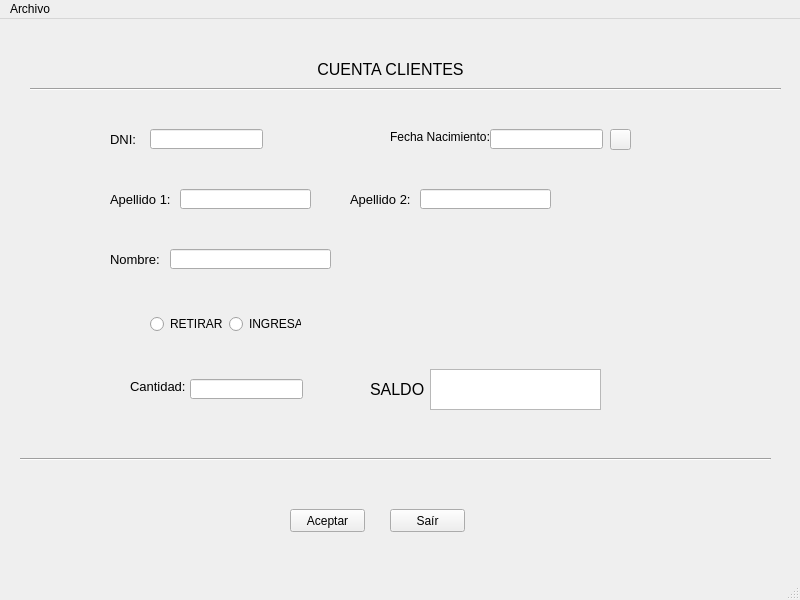
<?xml version="1.0" encoding="UTF-8"?>
<ui version="4.0">
 <class>MainWindow</class>
 <widget class="QMainWindow" name="MainWindow">
  <property name="geometry">
   <rect>
    <x>0</x>
    <y>0</y>
    <width>800</width>
    <height>600</height>
   </rect>
  </property>
  <property name="windowTitle">
   <string>Cuenta Clientes</string>
  </property>
  <widget class="QWidget" name="centralwidget">
   <widget class="QPushButton" name="btAceptar">
    <property name="geometry">
     <rect>
      <x>290</x>
      <y>490</y>
      <width>75</width>
      <height>23</height>
     </rect>
    </property>
    <property name="text">
     <string>Aceptar</string>
    </property>
   </widget>
   <widget class="QLabel" name="lblFechaNacimiento">
    <property name="geometry">
     <rect>
      <x>390</x>
      <y>110</y>
      <width>101</width>
      <height>16</height>
     </rect>
    </property>
    <property name="text">
     <string>&lt;html&gt;&lt;head/&gt;&lt;body&gt;&lt;p&gt;Fecha Nacimiento&lt;span style=&quot; font-size:10pt;&quot;&gt;:&lt;/span&gt;&lt;/p&gt;&lt;/body&gt;&lt;/html&gt;</string>
    </property>
   </widget>
   <widget class="QLineEdit" name="leDNI">
    <property name="geometry">
     <rect>
      <x>150</x>
      <y>110</y>
      <width>113</width>
      <height>20</height>
     </rect>
    </property>
   </widget>
   <widget class="QLabel" name="lblApellido1">
    <property name="geometry">
     <rect>
      <x>110</x>
      <y>170</y>
      <width>61</width>
      <height>21</height>
     </rect>
    </property>
    <property name="text">
     <string>&lt;html&gt;&lt;head/&gt;&lt;body&gt;&lt;p&gt;&lt;span style=&quot; font-size:10pt;&quot;&gt;Apellido 1:&lt;/span&gt;&lt;/p&gt;&lt;/body&gt;&lt;/html&gt;</string>
    </property>
   </widget>
   <widget class="QLabel" name="lblNombre">
    <property name="geometry">
     <rect>
      <x>110</x>
      <y>230</y>
      <width>61</width>
      <height>21</height>
     </rect>
    </property>
    <property name="text">
     <string>&lt;html&gt;&lt;head/&gt;&lt;body&gt;&lt;p&gt;&lt;span style=&quot; font-size:10pt;&quot;&gt;Nombre:&lt;/span&gt;&lt;/p&gt;&lt;/body&gt;&lt;/html&gt;</string>
    </property>
   </widget>
   <widget class="Line" name="line">
    <property name="geometry">
     <rect>
      <x>30</x>
      <y>60</y>
      <width>751</width>
      <height>20</height>
     </rect>
    </property>
    <property name="orientation">
     <enum>Qt::Horizontal</enum>
    </property>
   </widget>
   <widget class="QPushButton" name="btSalir">
    <property name="geometry">
     <rect>
      <x>390</x>
      <y>490</y>
      <width>75</width>
      <height>23</height>
     </rect>
    </property>
    <property name="text">
     <string>Saír</string>
    </property>
   </widget>
   <widget class="QLineEdit" name="leFecha">
    <property name="geometry">
     <rect>
      <x>490</x>
      <y>110</y>
      <width>113</width>
      <height>20</height>
     </rect>
    </property>
   </widget>
   <widget class="QPushButton" name="btCalendario">
    <property name="geometry">
     <rect>
      <x>610</x>
      <y>110</y>
      <width>21</width>
      <height>21</height>
     </rect>
    </property>
    <property name="text">
     <string/>
    </property>
    <property name="icon">
     <iconset>
      <normaloff>calendar-icon.png</normaloff>calendar-icon.png</iconset>
    </property>
   </widget>
   <widget class="QWidget" name="horizontalLayoutWidget">
    <property name="geometry">
     <rect>
      <x>150</x>
      <y>290</y>
      <width>151</width>
      <height>31</height>
     </rect>
    </property>
    <layout class="QHBoxLayout" name="olTransaccion">
     <item>
      <widget class="QRadioButton" name="rbRetirar">
       <property name="text">
        <string>RETIRAR</string>
       </property>
       <attribute name="buttonGroup">
        <string notr="true">bgTransaccion</string>
       </attribute>
      </widget>
     </item>
     <item>
      <widget class="QRadioButton" name="rbIngresar">
       <property name="text">
        <string>INGRESAR</string>
       </property>
       <attribute name="buttonGroup">
        <string notr="true">bgTransaccion</string>
       </attribute>
      </widget>
     </item>
    </layout>
   </widget>
   <widget class="QLabel" name="lblTitulo">
    <property name="geometry">
     <rect>
      <x>280</x>
      <y>30</y>
      <width>221</width>
      <height>41</height>
     </rect>
    </property>
    <property name="text">
     <string>&lt;html&gt;&lt;head/&gt;&lt;body&gt;&lt;p align=&quot;center&quot;&gt;&lt;span style=&quot; font-size:12pt;&quot;&gt;CUENTA CLIENTES&lt;/span&gt;&lt;/p&gt;&lt;/body&gt;&lt;/html&gt;</string>
    </property>
   </widget>
   <widget class="QLineEdit" name="leApellido1">
    <property name="geometry">
     <rect>
      <x>180</x>
      <y>170</y>
      <width>131</width>
      <height>20</height>
     </rect>
    </property>
   </widget>
   <widget class="QLineEdit" name="leNombre">
    <property name="geometry">
     <rect>
      <x>170</x>
      <y>230</y>
      <width>161</width>
      <height>20</height>
     </rect>
    </property>
   </widget>
   <widget class="QLabel" name="lblDNI">
    <property name="geometry">
     <rect>
      <x>110</x>
      <y>110</y>
      <width>31</width>
      <height>21</height>
     </rect>
    </property>
    <property name="text">
     <string>&lt;html&gt;&lt;head/&gt;&lt;body&gt;&lt;p&gt;&lt;span style=&quot; font-size:10pt;&quot;&gt;DNI:&lt;/span&gt;&lt;/p&gt;&lt;/body&gt;&lt;/html&gt;</string>
    </property>
   </widget>
   <widget class="QLabel" name="lblApellido2">
    <property name="geometry">
     <rect>
      <x>350</x>
      <y>170</y>
      <width>61</width>
      <height>21</height>
     </rect>
    </property>
    <property name="text">
     <string>&lt;html&gt;&lt;head/&gt;&lt;body&gt;&lt;p&gt;&lt;span style=&quot; font-size:10pt;&quot;&gt;Apellido 2:&lt;/span&gt;&lt;/p&gt;&lt;/body&gt;&lt;/html&gt;</string>
    </property>
   </widget>
   <widget class="QLineEdit" name="leApellido2">
    <property name="geometry">
     <rect>
      <x>420</x>
      <y>170</y>
      <width>131</width>
      <height>20</height>
     </rect>
    </property>
   </widget>
   <widget class="QLabel" name="lblCantidad">
    <property name="geometry">
     <rect>
      <x>130</x>
      <y>360</y>
      <width>61</width>
      <height>16</height>
     </rect>
    </property>
    <property name="text">
     <string>&lt;html&gt;&lt;head/&gt;&lt;body&gt;&lt;p&gt;&lt;span style=&quot; font-size:10pt;&quot;&gt;Cantidad:&lt;/span&gt;&lt;/p&gt;&lt;/body&gt;&lt;/html&gt;</string>
    </property>
   </widget>
   <widget class="QLineEdit" name="leCantidad">
    <property name="geometry">
     <rect>
      <x>190</x>
      <y>360</y>
      <width>113</width>
      <height>20</height>
     </rect>
    </property>
   </widget>
   <widget class="QLabel" name="lblSaldo">
    <property name="geometry">
     <rect>
      <x>370</x>
      <y>350</y>
      <width>61</width>
      <height>41</height>
     </rect>
    </property>
    <property name="text">
     <string>&lt;html&gt;&lt;head/&gt;&lt;body&gt;&lt;p&gt;&lt;span style=&quot; font-size:12pt;&quot;&gt;SALDO&lt;/span&gt;&lt;/p&gt;&lt;/body&gt;&lt;/html&gt;</string>
    </property>
   </widget>
   <widget class="Line" name="line_2">
    <property name="geometry">
     <rect>
      <x>20</x>
      <y>430</y>
      <width>751</width>
      <height>20</height>
     </rect>
    </property>
    <property name="orientation">
     <enum>Qt::Horizontal</enum>
    </property>
   </widget>
   <widget class="QLabel" name="lblValidarDni">
    <property name="geometry">
     <rect>
      <x>280</x>
      <y>110</y>
      <width>47</width>
      <height>21</height>
     </rect>
    </property>
    <property name="text">
     <string/>
    </property>
   </widget>
   <widget class="QTextBrowser" name="textEditSaldo">
    <property name="geometry">
     <rect>
      <x>430</x>
      <y>350</y>
      <width>171</width>
      <height>41</height>
     </rect>
    </property>
   </widget>
  </widget>
  <widget class="QMenuBar" name="menubar">
   <property name="geometry">
    <rect>
     <x>0</x>
     <y>0</y>
     <width>800</width>
     <height>21</height>
    </rect>
   </property>
   <widget class="QMenu" name="menuArchivo">
    <property name="title">
     <string>Archivo</string>
    </property>
    <addaction name="actionSalir"/>
   </widget>
   <addaction name="menuArchivo"/>
  </widget>
  <widget class="QStatusBar" name="statusbar"/>
  <action name="actionSalir">
   <property name="text">
    <string>Salir</string>
   </property>
   <property name="shortcut">
    <string>Alt+4</string>
   </property>
  </action>
 </widget>
 <resources/>
 <connections/>
 <buttongroups>
  <buttongroup name="bgTransaccion"/>
 </buttongroups>
</ui>
